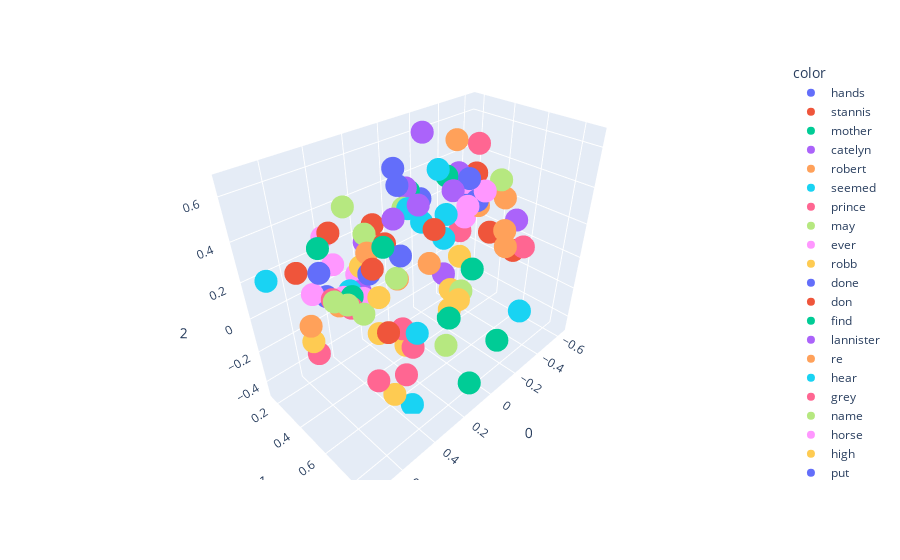

The code cell stored with this chart in its notebook:
### Code cell
import plotly.express as px
fig = px.scatter_3d(X[200:300],x=0,y=1,z=2, color=y[200:300])
fig.show()

### Figure 1 — Plotly figure (JSON) as saved in the notebook; plotly's stock layout.template omitted (floating-point values rounded to 4 significant figures)
{"data": [{"hovertemplate": "color=hands<br>0=%{x}<br>1=%{y}<br>2=%{z}<extra></extra>", "legendgroup": "hands", "marker": {"color": "#636efa", "symbol": "circle"}, "mode": "markers", "name": "hands", "scene": "scene", "showlegend": true, "type": "scatter3d", "x": [-0.2981], "y": [0.4423], "z": [0.4198]}, {"hovertemplate": "color=stannis<br>0=%{x}<br>1=%{y}<br>2=%{z}<extra></extra>", "legendgroup": "stannis", "marker": {"color": "#EF553B", "symbol": "circle"}, "mode": "markers", "name": "stannis", "scene": "scene", "showlegend": true, "type": "scatter3d", "x": [0.3944], "y": [0.6087], "z": [-0.02532]}, {"hovertemplate": "color=mother<br>0=%{x}<br>1=%{y}<br>2=%{z}<extra></extra>", "legendgroup": "mother", "marker": {"color": "#00cc96", "symbol": "circle"}, "mode": "markers", "name": "mother", "scene": "scene", "showlegend": true, "type": "scatter3d", "x": [0.4809], "y": [0.4894], "z": [0.156]}, {"hovertemplate": "color=catelyn<br>0=%{x}<br>1=%{y}<br>2=%{z}<extra></extra>", "legendgroup": "catelyn", "marker": {"color": "#ab63fa", "symbol": "circle"}, "mode": "markers", "name": "catelyn", "scene": "scene", "showlegend": true, "type": "scatter3d", "x": [0.2418], "y": [0.2825], "z": [0.2278]}, {"hovertemplate": "color=robert<br>0=%{x}<br>1=%{y}<br>2=%{z}<extra></extra>", "legendgroup": "robert", "marker": {"color": "#FFA15A", "symbol": "circle"}, "mode": "markers", "name": "robert", "scene": "scene", "showlegend": true, "type": "scatter3d", "x": [0.5292], "y": [0.4588], "z": [0.1155]}, {"hovertemplate": "color=seemed<br>0=%{x}<br>1=%{y}<br>2=%{z}<extra></extra>", "legendgroup": "seemed", "marker": {"color": "#19d3f3", "symbol": "circle"}, "mode": "markers", "name": "seemed", "scene": "scene", "showlegend": true, "type": "scatter3d", "x": [0.02453], "y": [0.4401], "z": [0.3081]}, {"hovertemplate": "color=prince<br>0=%{x}<br>1=%{y}<br>2=%{z}<extra></extra>", "legendgroup": "prince", "marker": {"color": "#FF6692", "symbol": "circle"}, "mode": "markers", "name": "prince", "scene": "scene", "showlegend": true, "type": "scatter3d", "x": [0.5331], "y": [0.4169], "z": [0.1283]}, {"hovertemplate": "color=may<br>0=%{x}<br>1=%{y}<br>2=%{z}<extra></extra>", "legendgroup": "may", "marker": {"color": "#B6E880", "symbol": "circle"}, "mode": "markers", "name": "may", "scene": "scene", "showlegend": true, "type": "scatter3d", "x": [0.5613], "y": [0.4759], "z": [0.1654]}, {"hovertemplate": "color=ever<br>0=%{x}<br>1=%{y}<br>2=%{z}<extra></extra>", "legendgroup": "ever", "marker": {"color": "#FF97FF", "symbol": "circle"}, "mode": "markers", "name": "ever", "scene": "scene", "showlegend": true, "type": "scatter3d", "x": [0.4321], "y": [0.5004], "z": [0.1254]}, {"hovertemplate": "color=robb<br>0=%{x}<br>1=%{y}<br>2=%{z}<extra></extra>", "legendgroup": "robb", "marker": {"color": "#FECB52", "symbol": "circle"}, "mode": "markers", "name": "robb", "scene": "scene", "showlegend": true, "type": "scatter3d", "x": [0.3825], "y": [0.4314], "z": [0.232]}, {"hovertemplate": "color=done<br>0=%{x}<br>1=%{y}<br>2=%{z}<extra></extra>", "legendgroup": "done", "marker": {"color": "#636efa", "symbol": "circle"}, "mode": "markers", "name": "done", "scene": "scene", "showlegend": true, "type": "scatter3d", "x": [0.4562], "y": [0.5849], "z": [0.3079]}, {"hovertemplate": "color=don<br>0=%{x}<br>1=%{y}<br>2=%{z}<extra></extra>", "legendgroup": "don", "marker": {"color": "#EF553B", "symbol": "circle"}, "mode": "markers", "name": "don", "scene": "scene", "showlegend": true, "type": "scatter3d", "x": [0.4575], "y": [0.3303], "z": [0.3879]}, {"hovertemplate": "color=find<br>0=%{x}<br>1=%{y}<br>2=%{z}<extra></extra>", "legendgroup": "find", "marker": {"color": "#00cc96", "symbol": "circle"}, "mode": "markers", "name": "find", "scene": "scene", "showlegend": true, "type": "scatter3d", "x": [0.3885], "y": [0.599], "z": [0.4084]}, {"hovertemplate": "color=lannister<br>0=%{x}<br>1=%{y}<br>2=%{z}<extra></extra>", "legendgroup": "lannister", "marker": {"color": "#ab63fa", "symbol": "circle"}, "mode": "markers", "name": "lannister", "scene": "scene", "showlegend": true, "type": "scatter3d", "x": [0.3926], "y": [0.4255], "z": [0.09988]}, {"hovertemplate": "color=re<br>0=%{x}<br>1=%{y}<br>2=%{z}<extra></extra>", "legendgroup": "re", "marker": {"color": "#FFA15A", "symbol": "circle"}, "mode": "markers", "name": "re", "scene": "scene", "showlegend": true, "type": "scatter3d", "x": [0.3658], "y": [0.4614], "z": [0.307]}, {"hovertemplate": "color=hear<br>0=%{x}<br>1=%{y}<br>2=%{z}<extra></extra>", "legendgroup": "hear", "marker": {"color": "#19d3f3", "symbol": "circle"}, "mode": "markers", "name": "hear", "scene": "scene", "showlegend": true, "type": "scatter3d", "x": [0.1778], "y": [0.5161], "z": [0.4655]}, {"hovertemplate": "color=grey<br>0=%{x}<br>1=%{y}<br>2=%{z}<extra></extra>", "legendgroup": "grey", "marker": {"color": "#FF6692", "symbol": "circle"}, "mode": "markers", "name": "grey", "scene": "scene", "showlegend": true, "type": "scatter3d", "x": [-0.4584], "y": [0.2548], "z": [-0.01923]}, {"hovertemplate": "color=name<br>0=%{x}<br>1=%{y}<br>2=%{z}<extra></extra>", "legendgroup": "name", "marker": {"color": "#B6E880", "symbol": "circle"}, "mode": "markers", "name": "name", "scene": "scene", "showlegend": true, "type": "scatter3d", "x": [0.5781], "y": [0.5972], "z": [0.2287]}, {"hovertemplate": "color=horse<br>0=%{x}<br>1=%{y}<br>2=%{z}<extra></extra>", "legendgroup": "horse", "marker": {"color": "#FF97FF", "symbol": "circle"}, "mode": "markers", "name": "horse", "scene": "scene", "showlegend": true, "type": "scatter3d", "x": [-0.3481], "y": [0.5035], "z": [0.3574]}, {"hovertemplate": "color=high<br>0=%{x}<br>1=%{y}<br>2=%{z}<extra></extra>", "legendgroup": "high", "marker": {"color": "#FECB52", "symbol": "circle"}, "mode": "markers", "name": "high", "scene": "scene", "showlegend": true, "type": "scatter3d", "x": [-0.1798], "y": [0.4446], "z": [-0.1888]}, {"hovertemplate": "color=put<br>0=%{x}<br>1=%{y}<br>2=%{z}<extra></extra>", "legendgroup": "put", "marker": {"color": "#636efa", "symbol": "circle"}, "mode": "markers", "name": "put", "scene": "scene", "showlegend": true, "type": "scatter3d", "x": [0.2238], "y": [0.4861], "z": [0.6499]}, {"hovertemplate": "color=stone<br>0=%{x}<br>1=%{y}<br>2=%{z}<extra></extra>", "legendgroup": "stone", "marker": {"color": "#EF553B", "symbol": "circle"}, "mode": "markers", "name": "stone", "scene": "scene", "showlegend": true, "type": "scatter3d", "x": [-0.6323], "y": [0.5119], "z": [-0.115]}, {"hovertemplate": "color=wine<br>0=%{x}<br>1=%{y}<br>2=%{z}<extra></extra>", "legendgroup": "wine", "marker": {"color": "#00cc96", "symbol": "circle"}, "mode": "markers", "name": "wine", "scene": "scene", "showlegend": true, "type": "scatter3d", "x": [-0.07133], "y": [0.2504], "z": [0.3668]}, {"hovertemplate": "color=hard<br>0=%{x}<br>1=%{y}<br>2=%{z}<extra></extra>", "legendgroup": "hard", "marker": {"color": "#ab63fa", "symbol": "circle"}, "mode": "markers", "name": "hard", "scene": "scene", "showlegend": true, "type": "scatter3d", "x": [-0.3206], "y": [0.3529], "z": [0.4144]}, {"hovertemplate": "color=water<br>0=%{x}<br>1=%{y}<br>2=%{z}<extra></extra>", "legendgroup": "water", "marker": {"color": "#FFA15A", "symbol": "circle"}, "mode": "markers", "name": "water", "scene": "scene", "showlegend": true, "type": "scatter3d", "x": [-0.5606], "y": [0.4753], "z": [0.2322]}, {"hovertemplate": "color=upon<br>0=%{x}<br>1=%{y}<br>2=%{z}<extra></extra>", "legendgroup": "upon", "marker": {"color": "#19d3f3", "symbol": "circle"}, "mode": "markers", "name": "upon", "scene": "scene", "showlegend": true, "type": "scatter3d", "x": [-0.1127], "y": [0.4523], "z": [0.167]}, {"hovertemplate": "color=fire<br>0=%{x}<br>1=%{y}<br>2=%{z}<extra></extra>", "legendgroup": "fire", "marker": {"color": "#FF6692", "symbol": "circle"}, "mode": "markers", "name": "fire", "scene": "scene", "showlegend": true, "type": "scatter3d", "x": [-0.4796], "y": [0.6757], "z": [0.05197]}, {"hovertemplate": "color=iron<br>0=%{x}<br>1=%{y}<br>2=%{z}<extra></extra>", "legendgroup": "iron", "marker": {"color": "#B6E880", "symbol": "circle"}, "mode": "markers", "name": "iron", "scene": "scene", "showlegend": true, "type": "scatter3d", "x": [-0.194], "y": [0.5086], "z": [-0.1713]}, {"hovertemplate": "color=until<br>0=%{x}<br>1=%{y}<br>2=%{z}<extra></extra>", "legendgroup": "until", "marker": {"color": "#FF97FF", "symbol": "circle"}, "mode": "markers", "name": "until", "scene": "scene", "showlegend": true, "type": "scatter3d", "x": [-0.1186], "y": [0.5914], "z": [0.3934]}, {"hovertemplate": "color=these<br>0=%{x}<br>1=%{y}<br>2=%{z}<extra></extra>", "legendgroup": "these", "marker": {"color": "#FECB52", "symbol": "circle"}, "mode": "markers", "name": "these", "scene": "scene", "showlegend": true, "type": "scatter3d", "x": [0.4153], "y": [0.6534], "z": [-0.3701]}, {"hovertemplate": "color=voice<br>0=%{x}<br>1=%{y}<br>2=%{z}<extra></extra>", "legendgroup": "voice", "marker": {"color": "#636efa", "symbol": "circle"}, "mode": "markers", "name": "voice", "scene": "scene", "showlegend": true, "type": "scatter3d", "x": [0.02088], "y": [0.2738], "z": [0.4347]}, {"hovertemplate": "color=gone<br>0=%{x}<br>1=%{y}<br>2=%{z}<extra></extra>", "legendgroup": "gone", "marker": {"color": "#EF553B", "symbol": "circle"}, "mode": "markers", "name": "gone", "scene": "scene", "showlegend": true, "type": "scatter3d", "x": [0.05989], "y": [0.5549], "z": [0.3323]}, {"hovertemplate": "color=give<br>0=%{x}<br>1=%{y}<br>2=%{z}<extra></extra>", "legendgroup": "give", "marker": {"color": "#00cc96", "symbol": "circle"}, "mode": "markers", "name": "give", "scene": "scene", "showlegend": true, "type": "scatter3d", "x": [0.5915], "y": [0.4583], "z": [0.4312]}, {"hovertemplate": "color=sam<br>0=%{x}<br>1=%{y}<br>2=%{z}<extra></extra>", "legendgroup": "sam", "marker": {"color": "#ab63fa", "symbol": "circle"}, "mode": "markers", "name": "sam", "scene": "scene", "showlegend": true, "type": "scatter3d", "x": [-0.01316], "y": [0.2937], "z": [0.4175]}, {"hovertemplate": "color=seen<br>0=%{x}<br>1=%{y}<br>2=%{z}<extra></extra>", "legendgroup": "seen", "marker": {"color": "#FFA15A", "symbol": "circle"}, "mode": "markers", "name": "seen", "scene": "scene", "showlegend": true, "type": "scatter3d", "x": [0.1378], "y": [0.6029], "z": [0.2129]}, {"hovertemplate": "color=better<br>0=%{x}<br>1=%{y}<br>2=%{z}<extra></extra>", "legendgroup": "better", "marker": {"color": "#19d3f3", "symbol": "circle"}, "mode": "markers", "name": "better", "scene": "scene", "showlegend": true, "type": "scatter3d", "x": [0.4554], "y": [0.4392], "z": [0.145]}, {"hovertemplate": "color=shall<br>0=%{x}<br>1=%{y}<br>2=%{z}<extra></extra>", "legendgroup": "shall", "marker": {"color": "#FF6692", "symbol": "circle"}, "mode": "markers", "name": "shall", "scene": "scene", "showlegend": true, "type": "scatter3d", "x": [0.5103], "y": [0.5204], "z": [0.1282]}, {"hovertemplate": "color=ned<br>0=%{x}<br>1=%{y}<br>2=%{z}<extra></extra>", "legendgroup": "ned", "marker": {"color": "#B6E880", "symbol": "circle"}, "mode": "markers", "name": "ned", "scene": "scene", "showlegend": true, "type": "scatter3d", "x": [0.266], "y": [0.3193], "z": [0.2958]}, {"hovertemplate": "color=always<br>0=%{x}<br>1=%{y}<br>2=%{z}<extra></extra>", "legendgroup": "always", "marker": {"color": "#FF97FF", "symbol": "circle"}, "mode": "markers", "name": "always", "scene": "scene", "showlegend": true, "type": "scatter3d", "x": [0.4879], "y": [0.4365], "z": [0.1263]}, {"hovertemplate": "color=years<br>0=%{x}<br>1=%{y}<br>2=%{z}<extra></extra>", "legendgroup": "years", "marker": {"color": "#FECB52", "symbol": "circle"}, "mode": "markers", "name": "years", "scene": "scene", "showlegend": true, "type": "scatter3d", "x": [0.3109], "y": [0.6258], "z": [-0.1458]}, {"hovertemplate": "color=between<br>0=%{x}<br>1=%{y}<br>2=%{z}<extra></extra>", "legendgroup": "between", "marker": {"color": "#636efa", "symbol": "circle"}, "mode": "markers", "name": "between", "scene": "scene", "showlegend": true, "type": "scatter3d", "x": [-0.4032], "y": [0.3258], "z": [0.3018]}, {"hovertemplate": "color=dark<br>0=%{x}<br>1=%{y}<br>2=%{z}<extra></extra>", "legendgroup": "dark", "marker": {"color": "#EF553B", "symbol": "circle"}, "mode": "markers", "name": "dark", "scene": "scene", "showlegend": true, "type": "scatter3d", "x": [-0.5157], "y": [0.4232], "z": [0.01853]}, {"hovertemplate": "color=place<br>0=%{x}<br>1=%{y}<br>2=%{z}<extra></extra>", "legendgroup": "place", "marker": {"color": "#00cc96", "symbol": "circle"}, "mode": "markers", "name": "place", "scene": "scene", "showlegend": true, "type": "scatter3d", "x": [0.2077], "y": [0.7925], "z": [0.05603]}, {"hovertemplate": "color=small<br>0=%{x}<br>1=%{y}<br>2=%{z}<extra></extra>", "legendgroup": "small", "marker": {"color": "#ab63fa", "symbol": "circle"}, "mode": "markers", "name": "small", "scene": "scene", "showlegend": true, "type": "scatter3d", "x": [-0.2206], "y": [0.3549], "z": [-0.151]}, {"hovertemplate": "color=cold<br>0=%{x}<br>1=%{y}<br>2=%{z}<extra></extra>", "legendgroup": "cold", "marker": {"color": "#FFA15A", "symbol": "circle"}, "mode": "markers", "name": "cold", "scene": "scene", "showlegend": true, "type": "scatter3d", "x": [-0.3585], "y": [0.459], "z": [0.2568]}, {"hovertemplate": "color=winterfell<br>0=%{x}<br>1=%{y}<br>2=%{z}<extra></extra>", "legendgroup": "winterfell", "marker": {"color": "#19d3f3", "symbol": "circle"}, "mode": "markers", "name": "winterfell", "scene": "scene", "showlegend": true, "type": "scatter3d", "x": [0.3083], "y": [0.6991], "z": [-0.02664]}, {"hovertemplate": "color=most<br>0=%{x}<br>1=%{y}<br>2=%{z}<extra></extra>", "legendgroup": "most", "marker": {"color": "#FF6692", "symbol": "circle"}, "mode": "markers", "name": "most", "scene": "scene", "showlegend": true, "type": "scatter3d", "x": [0.4471], "y": [0.5803], "z": [-0.3105]}, {"hovertemplate": "color=hundred<br>0=%{x}<br>1=%{y}<br>2=%{z}<extra></extra>", "legendgroup": "hundred", "marker": {"color": "#B6E880", "symbol": "circle"}, "mode": "markers", "name": "hundred", "scene": "scene", "showlegend": true, "type": "scatter3d", "x": [0.01412], "y": [0.6018], "z": [-0.3626]}, {"hovertemplate": "color=stood<br>0=%{x}<br>1=%{y}<br>2=%{z}<extra></extra>", "legendgroup": "stood", "marker": {"color": "#FF97FF", "symbol": "circle"}, "mode": "markers", "name": "stood", "scene": "scene", "showlegend": true, "type": "scatter3d", "x": [-0.3008], "y": [0.4194], "z": [0.1984]}, {"hovertemplate": "color=end<br>0=%{x}<br>1=%{y}<br>2=%{z}<extra></extra>", "legendgroup": "end", "marker": {"color": "#FECB52", "symbol": "circle"}, "mode": "markers", "name": "end", "scene": "scene", "showlegend": true, "type": "scatter3d", "x": [0.1068], "y": [0.7532], "z": [0.07711]}, {"hovertemplate": "color=sister<br>0=%{x}<br>1=%{y}<br>2=%{z}<extra></extra>", "legendgroup": "sister", "marker": {"color": "#636efa", "symbol": "circle"}, "mode": "markers", "name": "sister", "scene": "scene", "showlegend": true, "type": "scatter3d", "x": [0.5791], "y": [0.4192], "z": [0.2899]}, {"hovertemplate": "color=words<br>0=%{x}<br>1=%{y}<br>2=%{z}<extra></extra>", "legendgroup": "words", "marker": {"color": "#EF553B", "symbol": "circle"}, "mode": "markers", "name": "words", "scene": "scene", "showlegend": true, "type": "scatter3d", "x": [0.2721], "y": [0.4667], "z": [0.3136]}, {"hovertemplate": "color=sea<br>0=%{x}<br>1=%{y}<br>2=%{z}<extra></extra>", "legendgroup": "sea", "marker": {"color": "#00cc96", "symbol": "circle"}, "mode": "markers", "name": "sea", "scene": "scene", "showlegend": true, "type": "scatter3d", "x": [-0.1395], "y": [0.8073], "z": [-0.2925]}, {"hovertemplate": "color=right<br>0=%{x}<br>1=%{y}<br>2=%{z}<extra></extra>", "legendgroup": "right", "marker": {"color": "#ab63fa", "symbol": "circle"}, "mode": "markers", "name": "right", "scene": "scene", "showlegend": true, "type": "scatter3d", "x": [-0.1103], "y": [0.507], "z": [0.4434]}, {"hovertemplate": "color=nothing<br>0=%{x}<br>1=%{y}<br>2=%{z}<extra></extra>", "legendgroup": "nothing", "marker": {"color": "#FFA15A", "symbol": "circle"}, "mode": "markers", "name": "nothing", "scene": "scene", "showlegend": true, "type": "scatter3d", "x": [0.2573], "y": [0.5233], "z": [0.1482]}, {"hovertemplate": "color=walls<br>0=%{x}<br>1=%{y}<br>2=%{z}<extra></extra>", "legendgroup": "walls", "marker": {"color": "#19d3f3", "symbol": "circle"}, "mode": "markers", "name": "walls", "scene": "scene", "showlegend": true, "type": "scatter3d", "x": [-0.4146], "y": [0.7438], "z": [-0.3008]}, {"hovertemplate": "color=fingers<br>0=%{x}<br>1=%{y}<br>2=%{z}<extra></extra>", "legendgroup": "fingers", "marker": {"color": "#FF6692", "symbol": "circle"}, "mode": "markers", "name": "fingers", "scene": "scene", "showlegend": true, "type": "scatter3d", "x": [-0.4808], "y": [0.3418], "z": [0.5189]}, {"hovertemplate": "color=same<br>0=%{x}<br>1=%{y}<br>2=%{z}<extra></extra>", "legendgroup": "same", "marker": {"color": "#B6E880", "symbol": "circle"}, "mode": "markers", "name": "same", "scene": "scene", "showlegend": true, "type": "scatter3d", "x": [0.2803], "y": [0.5444], "z": [0.1756]}, {"hovertemplate": "color=cloak<br>0=%{x}<br>1=%{y}<br>2=%{z}<extra></extra>", "legendgroup": "cloak", "marker": {"color": "#FF97FF", "symbol": "circle"}, "mode": "markers", "name": "cloak", "scene": "scene", "showlegend": true, "type": "scatter3d", "x": [-0.4149], "y": [0.3222], "z": [0.3193]}, {"hovertemplate": "color=house<br>0=%{x}<br>1=%{y}<br>2=%{z}<extra></extra>", "legendgroup": "house", "marker": {"color": "#FECB52", "symbol": "circle"}, "mode": "markers", "name": "house", "scene": "scene", "showlegend": true, "type": "scatter3d", "x": [0.3107], "y": [0.433], "z": [-0.1979]}, {"hovertemplate": "color=young<br>0=%{x}<br>1=%{y}<br>2=%{z}<extra></extra>", "legendgroup": "young", "marker": {"color": "#636efa", "symbol": "circle"}, "mode": "markers", "name": "young", "scene": "scene", "showlegend": true, "type": "scatter3d", "x": [0.4786], "y": [0.2824], "z": [0.03928]}, {"hovertemplate": "color=does<br>0=%{x}<br>1=%{y}<br>2=%{z}<extra></extra>", "legendgroup": "does", "marker": {"color": "#EF553B", "symbol": "circle"}, "mode": "markers", "name": "does", "scene": "scene", "showlegend": true, "type": "scatter3d", "x": [0.6523], "y": [0.3701], "z": [0.3019]}, {"hovertemplate": "color=beside<br>0=%{x}<br>1=%{y}<br>2=%{z}<extra></extra>", "legendgroup": "beside", "marker": {"color": "#00cc96", "symbol": "circle"}, "mode": "markers", "name": "beside", "scene": "scene", "showlegend": true, "type": "scatter3d", "x": [-0.2548], "y": [0.3323], "z": [0.4111]}, {"hovertemplate": "color=get<br>0=%{x}<br>1=%{y}<br>2=%{z}<extra></extra>", "legendgroup": "get", "marker": {"color": "#ab63fa", "symbol": "circle"}, "mode": "markers", "name": "get", "scene": "scene", "showlegend": true, "type": "scatter3d", "x": [0.1989], "y": [0.6016], "z": [0.5221]}, {"hovertemplate": "color=mouth<br>0=%{x}<br>1=%{y}<br>2=%{z}<extra></extra>", "legendgroup": "mouth", "marker": {"color": "#FFA15A", "symbol": "circle"}, "mode": "markers", "name": "mouth", "scene": "scene", "showlegend": true, "type": "scatter3d", "x": [-0.3256], "y": [0.3279], "z": [0.576]}, {"hovertemplate": "color=seven<br>0=%{x}<br>1=%{y}<br>2=%{z}<extra></extra>", "legendgroup": "seven", "marker": {"color": "#19d3f3", "symbol": "circle"}, "mode": "markers", "name": "seven", "scene": "scene", "showlegend": true, "type": "scatter3d", "x": [0.3425], "y": [0.6926], "z": [-0.4701]}, {"hovertemplate": "color=watch<br>0=%{x}<br>1=%{y}<br>2=%{z}<extra></extra>", "legendgroup": "watch", "marker": {"color": "#FF6692", "symbol": "circle"}, "mode": "markers", "name": "watch", "scene": "scene", "showlegend": true, "type": "scatter3d", "x": [0.3404], "y": [0.6416], "z": [-0.01673]}, {"hovertemplate": "color=door<br>0=%{x}<br>1=%{y}<br>2=%{z}<extra></extra>", "legendgroup": "door", "marker": {"color": "#B6E880", "symbol": "circle"}, "mode": "markers", "name": "door", "scene": "scene", "showlegend": true, "type": "scatter3d", "x": [-0.4449], "y": [0.5248], "z": [0.3916]}, {"hovertemplate": "color=joffrey<br>0=%{x}<br>1=%{y}<br>2=%{z}<extra></extra>", "legendgroup": "joffrey", "marker": {"color": "#FF97FF", "symbol": "circle"}, "mode": "markers", "name": "joffrey", "scene": "scene", "showlegend": true, "type": "scatter3d", "x": [0.4923], "y": [0.3904], "z": [0.2751]}, {"hovertemplate": "color=green<br>0=%{x}<br>1=%{y}<br>2=%{z}<extra></extra>", "legendgroup": "green", "marker": {"color": "#FECB52", "symbol": "circle"}, "mode": "markers", "name": "green", "scene": "scene", "showlegend": true, "type": "scatter3d", "x": [-0.4214], "y": [0.2918], "z": [-0.1599]}, {"hovertemplate": "color=big<br>0=%{x}<br>1=%{y}<br>2=%{z}<extra></extra>", "legendgroup": "big", "marker": {"color": "#636efa", "symbol": "circle"}, "mode": "markers", "name": "big", "scene": "scene", "showlegend": true, "type": "scatter3d", "x": [-0.2394], "y": [0.1561], "z": [0.2291]}, {"hovertemplate": "color=under<br>0=%{x}<br>1=%{y}<br>2=%{z}<extra></extra>", "legendgroup": "under", "marker": {"color": "#EF553B", "symbol": "circle"}, "mode": "markers", "name": "under", "scene": "scene", "showlegend": true, "type": "scatter3d", "x": [-0.5454], "y": [0.2826], "z": [0.3185]}, {"hovertemplate": "color=few<br>0=%{x}<br>1=%{y}<br>2=%{z}<extra></extra>", "legendgroup": "few", "marker": {"color": "#00cc96", "symbol": "circle"}, "mode": "markers", "name": "few", "scene": "scene", "showlegend": true, "type": "scatter3d", "x": [-0.008349], "y": [0.5924], "z": [-0.1941]}, {"hovertemplate": "color=sent<br>0=%{x}<br>1=%{y}<br>2=%{z}<extra></extra>", "legendgroup": "sent", "marker": {"color": "#ab63fa", "symbol": "circle"}, "mode": "markers", "name": "sent", "scene": "scene", "showlegend": true, "type": "scatter3d", "x": [0.2576], "y": [0.5131], "z": [0.4468]}, {"hovertemplate": "color=perhaps<br>0=%{x}<br>1=%{y}<br>2=%{z}<extra></extra>", "legendgroup": "perhaps", "marker": {"color": "#FFA15A", "symbol": "circle"}, "mode": "markers", "name": "perhaps", "scene": "scene", "showlegend": true, "type": "scatter3d", "x": [0.7042], "y": [0.5154], "z": [0.1473]}, {"hovertemplate": "color=almost<br>0=%{x}<br>1=%{y}<br>2=%{z}<extra></extra>", "legendgroup": "almost", "marker": {"color": "#19d3f3", "symbol": "circle"}, "mode": "markers", "name": "almost", "scene": "scene", "showlegend": true, "type": "scatter3d", "x": [-0.2007], "y": [0.325], "z": [0.4606]}, {"hovertemplate": "color=such<br>0=%{x}<br>1=%{y}<br>2=%{z}<extra></extra>", "legendgroup": "such", "marker": {"color": "#FF6692", "symbol": "circle"}, "mode": "markers", "name": "such", "scene": "scene", "showlegend": true, "type": "scatter3d", "x": [0.6589], "y": [0.4594], "z": [-0.07168]}, {"hovertemplate": "color=wanted<br>0=%{x}<br>1=%{y}<br>2=%{z}<extra></extra>", "legendgroup": "wanted", "marker": {"color": "#B6E880", "symbol": "circle"}, "mode": "markers", "name": "wanted", "scene": "scene", "showlegend": true, "type": "scatter3d", "x": [0.4627], "y": [0.4635], "z": [0.5615]}, {"hovertemplate": "color=daughter<br>0=%{x}<br>1=%{y}<br>2=%{z}<extra></extra>", "legendgroup": "daughter", "marker": {"color": "#FF97FF", "symbol": "circle"}, "mode": "markers", "name": "daughter", "scene": "scene", "showlegend": true, "type": "scatter3d", "x": [0.5459], "y": [0.279], "z": [0.08624]}, {"hovertemplate": "color=true<br>0=%{x}<br>1=%{y}<br>2=%{z}<extra></extra>", "legendgroup": "true", "marker": {"color": "#FECB52", "symbol": "circle"}, "mode": "markers", "name": "true", "scene": "scene", "showlegend": true, "type": "scatter3d", "x": [0.6862], "y": [0.4819], "z": [0.03093]}, {"hovertemplate": "color=while<br>0=%{x}<br>1=%{y}<br>2=%{z}<extra></extra>", "legendgroup": "while", "marker": {"color": "#636efa", "symbol": "circle"}, "mode": "markers", "name": "while", "scene": "scene", "showlegend": true, "type": "scatter3d", "x": [-0.3477], "y": [0.4578], "z": [0.2889]}, {"hovertemplate": "color=leave<br>0=%{x}<br>1=%{y}<br>2=%{z}<extra></extra>", "legendgroup": "leave", "marker": {"color": "#EF553B", "symbol": "circle"}, "mode": "markers", "name": "leave", "scene": "scene", "showlegend": true, "type": "scatter3d", "x": [0.4621], "y": [0.6173], "z": [0.3504]}, {"hovertemplate": "color=city<br>0=%{x}<br>1=%{y}<br>2=%{z}<extra></extra>", "legendgroup": "city", "marker": {"color": "#00cc96", "symbol": "circle"}, "mode": "markers", "name": "city", "scene": "scene", "showlegend": true, "type": "scatter3d", "x": [0.1511], "y": [0.8795], "z": [-0.3221]}, {"hovertemplate": "color=wind<br>0=%{x}<br>1=%{y}<br>2=%{z}<extra></extra>", "legendgroup": "wind", "marker": {"color": "#ab63fa", "symbol": "circle"}, "mode": "markers", "name": "wind", "scene": "scene", "showlegend": true, "type": "scatter3d", "x": [-0.594], "y": [0.5391], "z": [0.1106]}, {"hovertemplate": "color=light<br>0=%{x}<br>1=%{y}<br>2=%{z}<extra></extra>", "legendgroup": "light", "marker": {"color": "#FFA15A", "symbol": "circle"}, "mode": "markers", "name": "light", "scene": "scene", "showlegend": true, "type": "scatter3d", "x": [-0.3936], "y": [0.6233], "z": [0.0685]}, {"hovertemplate": "color=arms<br>0=%{x}<br>1=%{y}<br>2=%{z}<extra></extra>", "legendgroup": "arms", "marker": {"color": "#19d3f3", "symbol": "circle"}, "mode": "markers", "name": "arms", "scene": "scene", "showlegend": true, "type": "scatter3d", "x": [-0.1799], "y": [0.4027], "z": [0.2536]}, {"hovertemplate": "color=children<br>0=%{x}<br>1=%{y}<br>2=%{z}<extra></extra>", "legendgroup": "children", "marker": {"color": "#FF6692", "symbol": "circle"}, "mode": "markers", "name": "children", "scene": "scene", "showlegend": true, "type": "scatter3d", "x": [0.3643], "y": [0.6823], "z": [-0.2555]}, {"hovertemplate": "color=herself<br>0=%{x}<br>1=%{y}<br>2=%{z}<extra></extra>", "legendgroup": "herself", "marker": {"color": "#B6E880", "symbol": "circle"}, "mode": "markers", "name": "herself", "scene": "scene", "showlegend": true, "type": "scatter3d", "x": [0.07182], "y": [0.3683], "z": [0.3713]}, {"hovertemplate": "color=sweet<br>0=%{x}<br>1=%{y}<br>2=%{z}<extra></extra>", "legendgroup": "sweet", "marker": {"color": "#FF97FF", "symbol": "circle"}, "mode": "markers", "name": "sweet", "scene": "scene", "showlegend": true, "type": "scatter3d", "x": [0.418], "y": [0.2137], "z": [0.2992]}, {"hovertemplate": "color=others<br>0=%{x}<br>1=%{y}<br>2=%{z}<extra></extra>", "legendgroup": "others", "marker": {"color": "#FECB52", "symbol": "circle"}, "mode": "markers", "name": "others", "scene": "scene", "showlegend": true, "type": "scatter3d", "x": [0.005062], "y": [0.6097], "z": [-0.1217]}, {"hovertemplate": "color=lost<br>0=%{x}<br>1=%{y}<br>2=%{z}<extra></extra>", "legendgroup": "lost", "marker": {"color": "#636efa", "symbol": "circle"}, "mode": "markers", "name": "lost", "scene": "scene", "showlegend": true, "type": "scatter3d", "x": [0.246], "y": [0.537], "z": [0.2718]}, {"hovertemplate": "color=theon<br>0=%{x}<br>1=%{y}<br>2=%{z}<extra></extra>", "legendgroup": "theon", "marker": {"color": "#EF553B", "symbol": "circle"}, "mode": "markers", "name": "theon", "scene": "scene", "showlegend": true, "type": "scatter3d", "x": [0.1926], "y": [0.288], "z": [0.3014]}, {"hovertemplate": "color=each<br>0=%{x}<br>1=%{y}<br>2=%{z}<extra></extra>", "legendgroup": "each", "marker": {"color": "#00cc96", "symbol": "circle"}, "mode": "markers", "name": "each", "scene": "scene", "showlegend": true, "type": "scatter3d", "x": [-0.2379], "y": [0.5409], "z": [-0.03484]}, {"hovertemplate": "color=felt<br>0=%{x}<br>1=%{y}<br>2=%{z}<extra></extra>", "legendgroup": "felt", "marker": {"color": "#ab63fa", "symbol": "circle"}, "mode": "markers", "name": "felt", "scene": "scene", "showlegend": true, "type": "scatter3d", "x": [-0.1277], "y": [0.2919], "z": [0.6546]}, {"hovertemplate": "color=side<br>0=%{x}<br>1=%{y}<br>2=%{z}<extra></extra>", "legendgroup": "side", "marker": {"color": "#FFA15A", "symbol": "circle"}, "mode": "markers", "name": "side", "scene": "scene", "showlegend": true, "type": "scatter3d", "x": [-0.2962], "y": [0.6782], "z": [0.2288]}, {"hovertemplate": "color=yes<br>0=%{x}<br>1=%{y}<br>2=%{z}<extra></extra>", "legendgroup": "yes", "marker": {"color": "#19d3f3", "symbol": "circle"}, "mode": "markers", "name": "yes", "scene": "scene", "showlegend": true, "type": "scatter3d", "x": [0.7425], "y": [0.2847], "z": [0.2655]}, {"hovertemplate": "color=brothers<br>0=%{x}<br>1=%{y}<br>2=%{z}<extra></extra>", "legendgroup": "brothers", "marker": {"color": "#FF6692", "symbol": "circle"}, "mode": "markers", "name": "brothers", "scene": "scene", "showlegend": true, "type": "scatter3d", "x": [0.3124], "y": [0.6748], "z": [-0.1237]}, {"hovertemplate": "color=best<br>0=%{x}<br>1=%{y}<br>2=%{z}<extra></extra>", "legendgroup": "best", "marker": {"color": "#B6E880", "symbol": "circle"}, "mode": "markers", "name": "best", "scene": "scene", "showlegend": true, "type": "scatter3d", "x": [0.5418], "y": [0.646], "z": [0.1899]}, {"hovertemplate": "color=very<br>0=%{x}<br>1=%{y}<br>2=%{z}<extra></extra>", "legendgroup": "very", "marker": {"color": "#FF97FF", "symbol": "circle"}, "mode": "markers", "name": "very", "scene": "scene", "showlegend": true, "type": "scatter3d", "x": [0.3537], "y": [0.357], "z": [0.1383]}, {"hovertemplate": "color=die<br>0=%{x}<br>1=%{y}<br>2=%{z}<extra></extra>", "legendgroup": "die", "marker": {"color": "#FECB52", "symbol": "circle"}, "mode": "markers", "name": "die", "scene": "scene", "showlegend": true, "type": "scatter3d", "x": [0.4916], "y": [0.6836], "z": [0.2654]}], "layout": {"legend": {"title": {"text": "color"}, "tracegroupgap": 0}, "margin": {"t": 60}, "scene": {"domain": {"x": [0, 1], "y": [0, 1]}, "xaxis": {"title": {"text": "0"}}, "yaxis": {"title": {"text": "1"}}, "zaxis": {"title": {"text": "2"}}}}}
